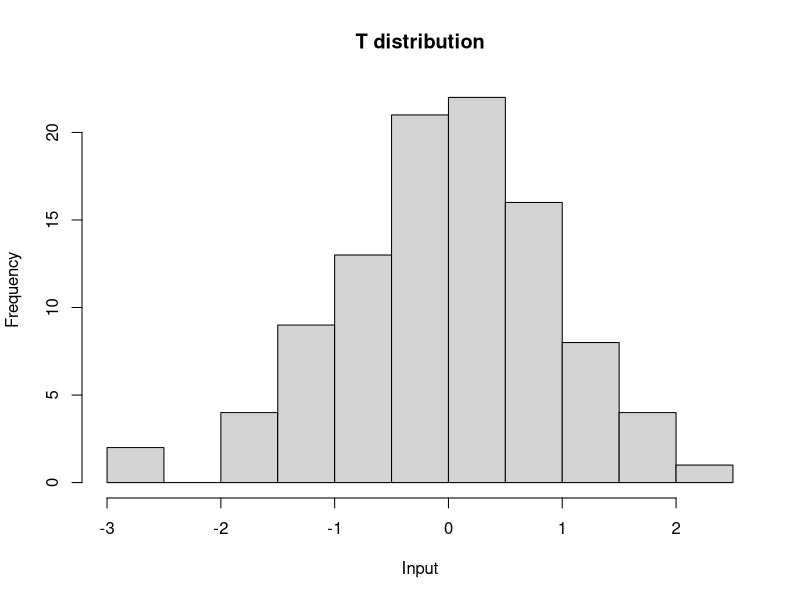
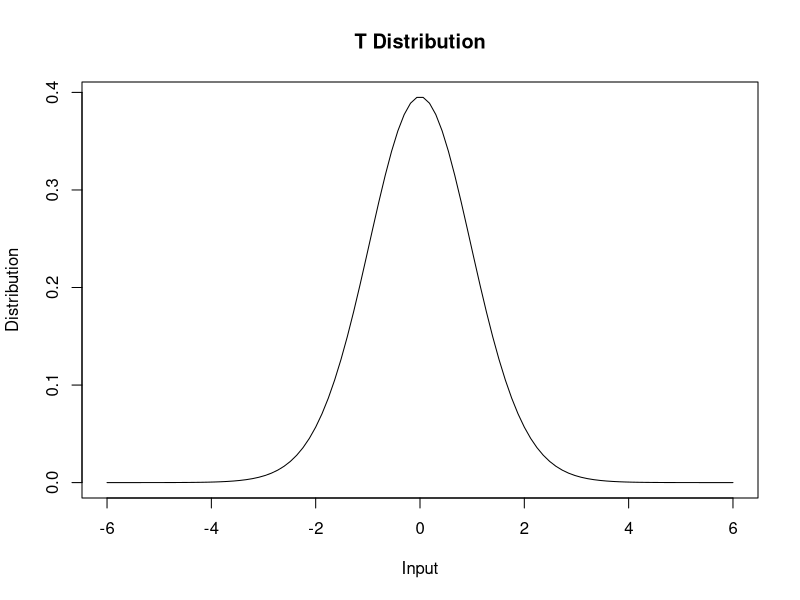
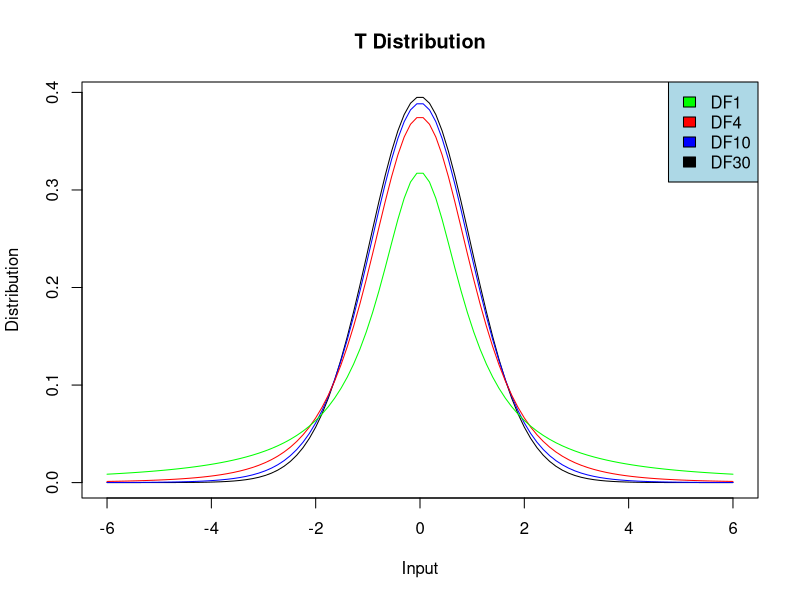
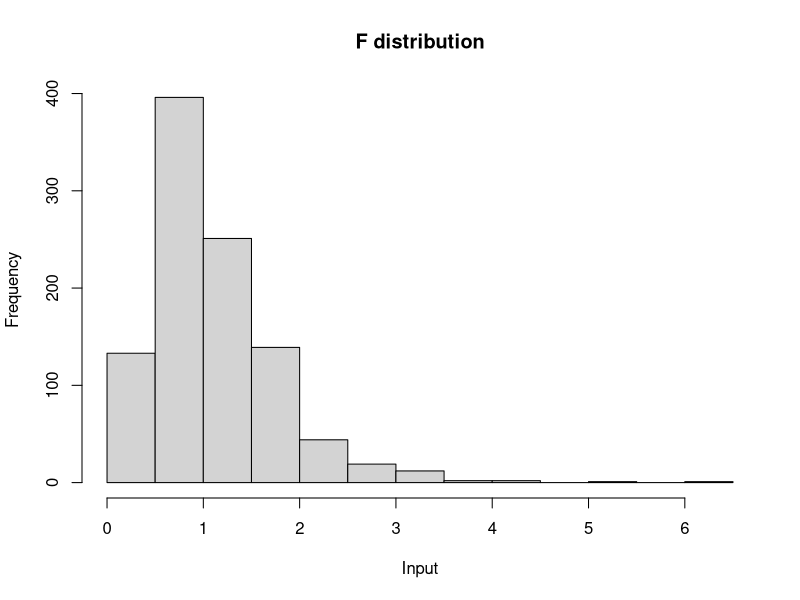
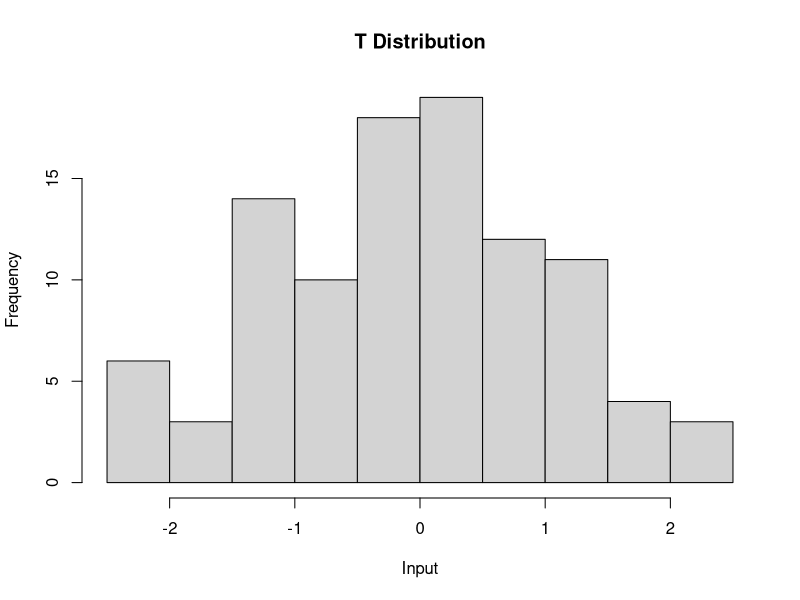

These charts were generated, in order, by the following R code: (Note: this script raises an error after producing the figures.)
# Q1
n <- 100
df <- n-1
tdist <- rt(n, df)
print(tdist)
hist(tdist, main = "T distribution", xlab = "Input")


# Q2
n <- 100
df <- c(2, 10, 25)
chisqdist <- rchisq(n, df)
print(chisqdist)


# Q3
x <- seq(-6, 6, length = 100) # starting point , end point , length given i.e 100
df <- c(1, 4, 10, 30)
tdist1 <- dt(x, df[1])
tdist4 <- dt(x, df[2])
tdist10 <- dt(x, df[3])
tdist30 <- dt(x, df[4])

plot(x, tdist30, xlab = "Input", ylab = "Distribution", , main = "T Distribution", type = "l")

plot(x, tdist30, xlab = "Input", ylab = "Distribution", , main = "T Distribution", type = "l")
lines(x, tdist10, col="blue")
lines(x, tdist4, col="red")
lines(x, tdist1, col="green")
legend(x = "topright", legend = c("DF1","DF4","DF10","DF30"), fill = c("green","red","blue","black"), bg = "lightblue")

#To find the area between two points [2,5]
df<- 30

area <- pt(5,df) - pt(2,df)
area


# Q4
# (i)
x <- 0.95
df1 <- 10
df2 <- 20
qfdist1 <- qf(x, df1, df2, lower.tail = TRUE)
print(qfdist1)

# (ii)
x <- 1.5
df1 <- 10
df2 <- 20
ar1 <- pf(x, df1, df2, lower.tail = TRUE)
print(ar1)
ar2 <- pf(x, df1, df2, lower.tail = FALSE)
print(ar2)
print(ar1+ar2)

# (iii)
P <- c(0.25, 0.5, 0.75, 0.999)
df1 <- 10
df2 <- 20
qfdist2 <- qf(P, df1, df2)
print(qfdist1)

# (iv)
n <- 1000
df1 <- 10
df2 <- 20
fdist <- rf(n, df1, df2)
hist(fdist, main = "F distribution", xlab = "Input")



#P DISTRIBUTION 
#CHI DISTRIBUTION




#Practise Problems similar to these questions

#Q.1
n <- 100
df <- n-1
tdis <- rt(n,df)
print(tdis)
hist(tdis, main ="T Distribution" , xlab = "Input")


#Q.2
n <- 100
df <- c(2,10,25)
chidist <- rchisq(n,df)
print(chidist)

#Q.3
x <- seq(-6 , 6 , length = 100)
df <- c(1,4 ,10,30)
tdist1 <- dt(x,df[1])
tdist4 <- dt(x,dt[2])
tdist10 <- dt(x,dt[3])
tdist30 <- dt(x,dt[4])

plot(x, tdist30 , xlab = "Input" , ylab = "Distribution"  , main = "T Distribution" , type ="l")

plot(x, tdist30 , xlab = "Input" , ylab = "Distribution" , main = "T Distribution" ,type ="l")
line(x, tdist10 , color = "green ")
line(x, tdist4)




#TO FIND THE AREA UNDER THE CURVE X ki value fix kar do and use pt function
#To find the area between two points [2,5]
#between b-a  , else <= then we neeed to incude the points


#percenticle -> qf 